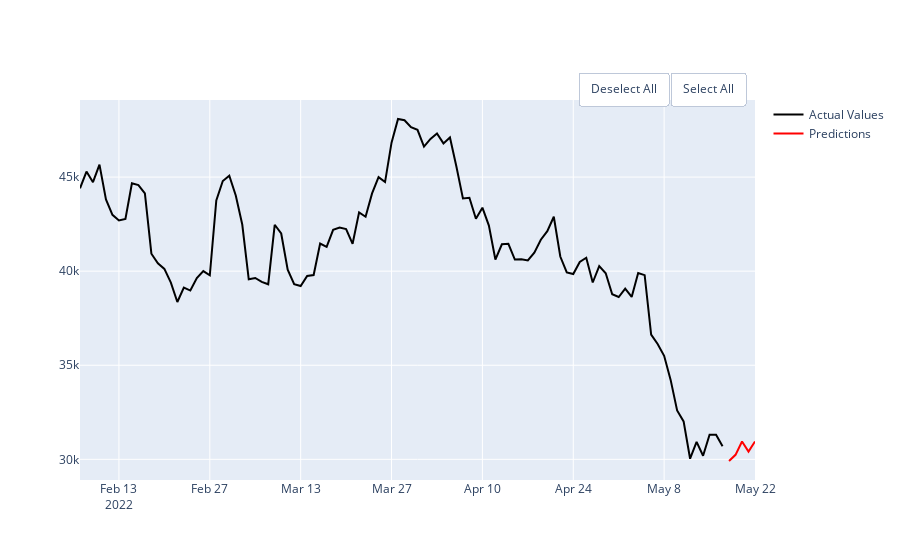

Source (notebook cell):
### Code cell
predictions(df_coin,rf_final,5,100,'High')
